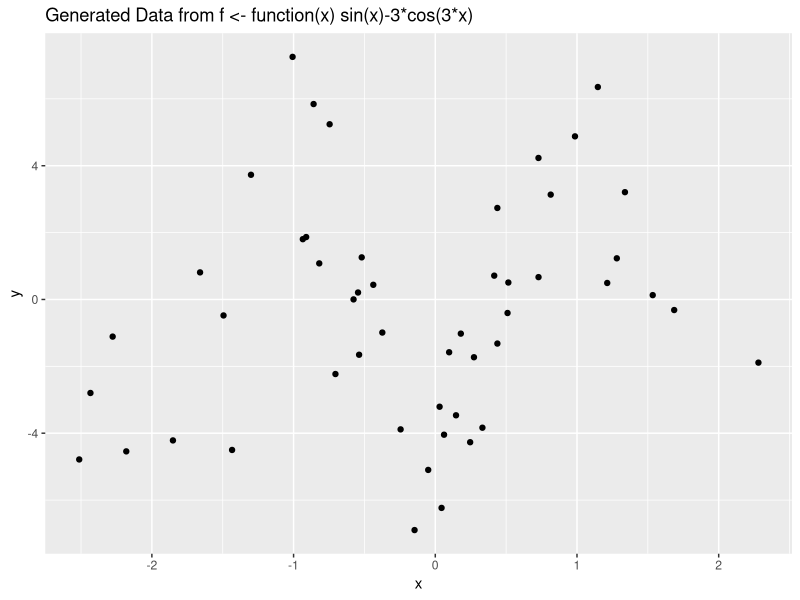
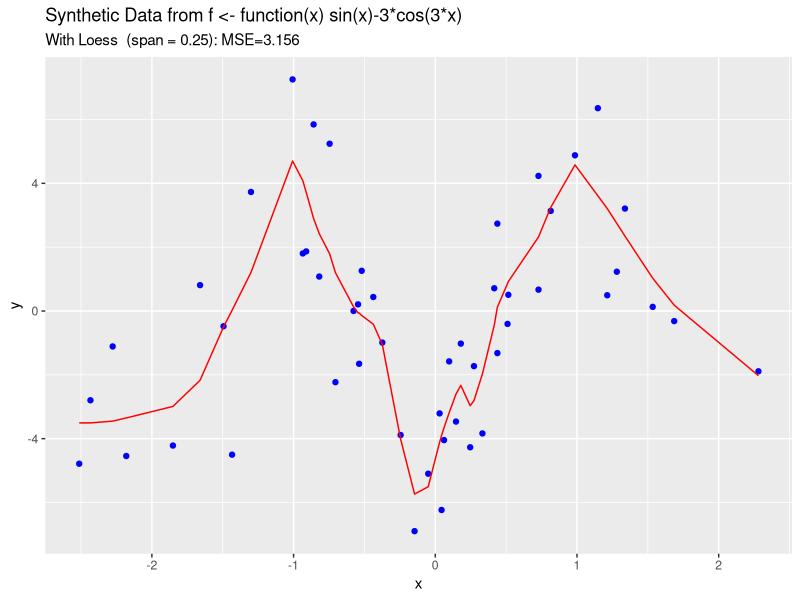
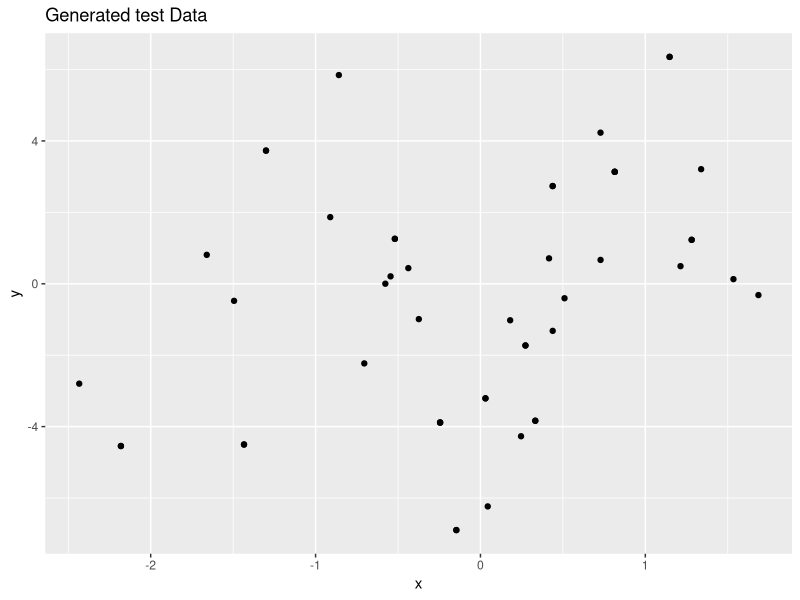
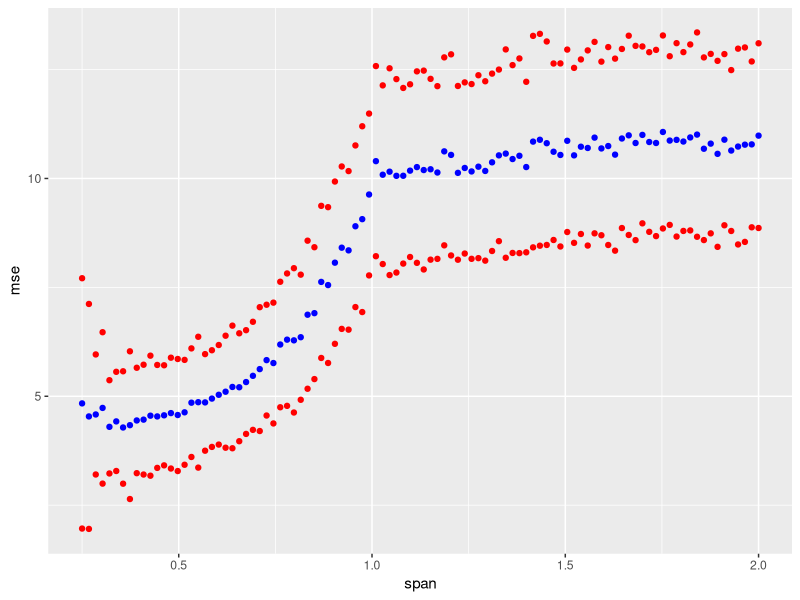

The R script that drew these images, in order:
## ---- chunk 1
knitr::opts_chunk$set(echo = TRUE,cache = TRUE)
## ---- chunk 2
library(tidyverse)
## ---- chunk 3
b0 <- 1
b1 <- 3
##f <- function(x) b0+b1*x
f <- function(x) sin(x)-3*cos(3*x)
## ---- chunk 4
buildData <- function(N,b0,b1,sigma){
  x <- rnorm(N,0,1)
  y <-f(x)+rnorm(N,0,sigma)
  data.frame(x,y)
}

N <- 50  ##sample size
sigma <- 2.5
data.df <- buildData(N,b0,b1,sigma)
## ---- chunk 5
ggplot(data.df)+
    geom_point(aes(x,y))+
  labs(title="Generated Data from f <- function(x) sin(x)-3*cos(3*x)")
## ---- chunk 6
theSpan <- .25
##theSpan <- 100
mod.lo <- loess(y~x,data=data.df,span=theSpan) ##set up loess
data.df$pred <- predict(mod.lo)
mse <- with(data.df,mean((y-pred)^2)) #calculate mse
## ---- chunk 7
data.df %>% 
ggplot()+
    geom_point(aes(x,y),color="blue")+
      geom_line(aes(x,pred),color="red")+
  labs(title="Synthetic Data from f <- function(x) sin(x)-3*cos(3*x)",
       subtitle=sprintf("With Loess  (span = %s): MSE=%s", theSpan,round(mse,3)))
## ---- chunk 8
theSpan <- .3
N <- nrow(data.df)
bootSample <- sample(1:N,N,rep=T)
boot.df <- data.df[bootSample,]
#see test data
ggplot(boot.df)+
    geom_point(aes(x,y))+
  labs(title="Generated test Data")
#modeling and calculating loses
mod.lo <- loess(y~x,data=data.df,span=theSpan)
boot.df$pred <- predict(mod.lo,newdata=boot.df)
mse.boot <- with(boot.df,mean((y-pred)^2))
c(mse,mse.boot)
## ---- chunk 9
numBoots <- 100
mseVals <- array(numeric(0),numBoots)
### 
for(m in 1:numBoots){
  ## training data
 bootSample <- sample(1:N,N,rep=T)
 train.df <- data.df[bootSample,] 
 ## testing data
 bootSample <- sample(1:N,N,rep=T)
 test.df <- data.df[bootSample,] 
 ##model and predict
 mod.lo <- loess(y~x,data=train.df,span=.3)
 boot.df$pred <- predict(mod.lo,test.df)
 ##save the mse values
 mseVals[m] <- with(test.df,mean((y-pred)^2))
}

## ---- chunk 10
c(mean(mseVals),sd(mseVals))
## ---- chunk 11
mseFunc <- function(theSpan,numBoots){
  mseVals <- array(numeric(0),numBoots)
  ### 
  m <- 1
  for(m in 1:numBoots){
    ## bootstrap for training data
    bootSample <- sample(1:N,N,rep=T)
    train.df <- data.df[bootSample,] 

    ## bootstrap again for testing data
    bootSample <- sample(1:N,N,rep=T)
    test.df <- data.df[bootSample,] 
    ##model and predict
    mod.lo <- loess(y~x,data=train.df,span=theSpan)
    test.df$pred <- predict(mod.lo,newdata=test.df)
    test.df$y
    ##save the mse values
    mseVals[m] <- with(test.df,mean((y-pred)^2,na.rm=T))
  } 
  # Return the mean and sd of the mseVals
  c(mean(mseVals),sd(mseVals))
  }
## ---- chunk 12
mseFunc(5,2)
## ---- chunk 13
mseFunc(.3,200)
## ---- chunk 14
numSpans <- 100
numBoots <- 200
minSpan <- 0.25
maxSpan <- 2.0
spanVals <- seq(minSpan,maxSpan,length=numSpans)
## store the mean and standard deviation of the mse for each spanVal
spanMSEVals <- matrix(nrow=numSpans,ncol=2)
k <- 1
for(theSpan in spanVals){
  
  spanMSEVals[k,] <- mseFunc(theSpan,numBoots)
  print(c(theSpan,spanMSEVals[k,1]))
  k <- k+1
}
## ---- chunk 15

data.frame(span=spanVals,mse=spanMSEVals[,1],sdev=spanMSEVals[,2]) %>% 
  ggplot()+
  geom_point(aes(span,mse),color="blue")+
    geom_point(aes(span,mse+sdev),color="red")+
      geom_point(aes(span,mse-sdev),color="red")
